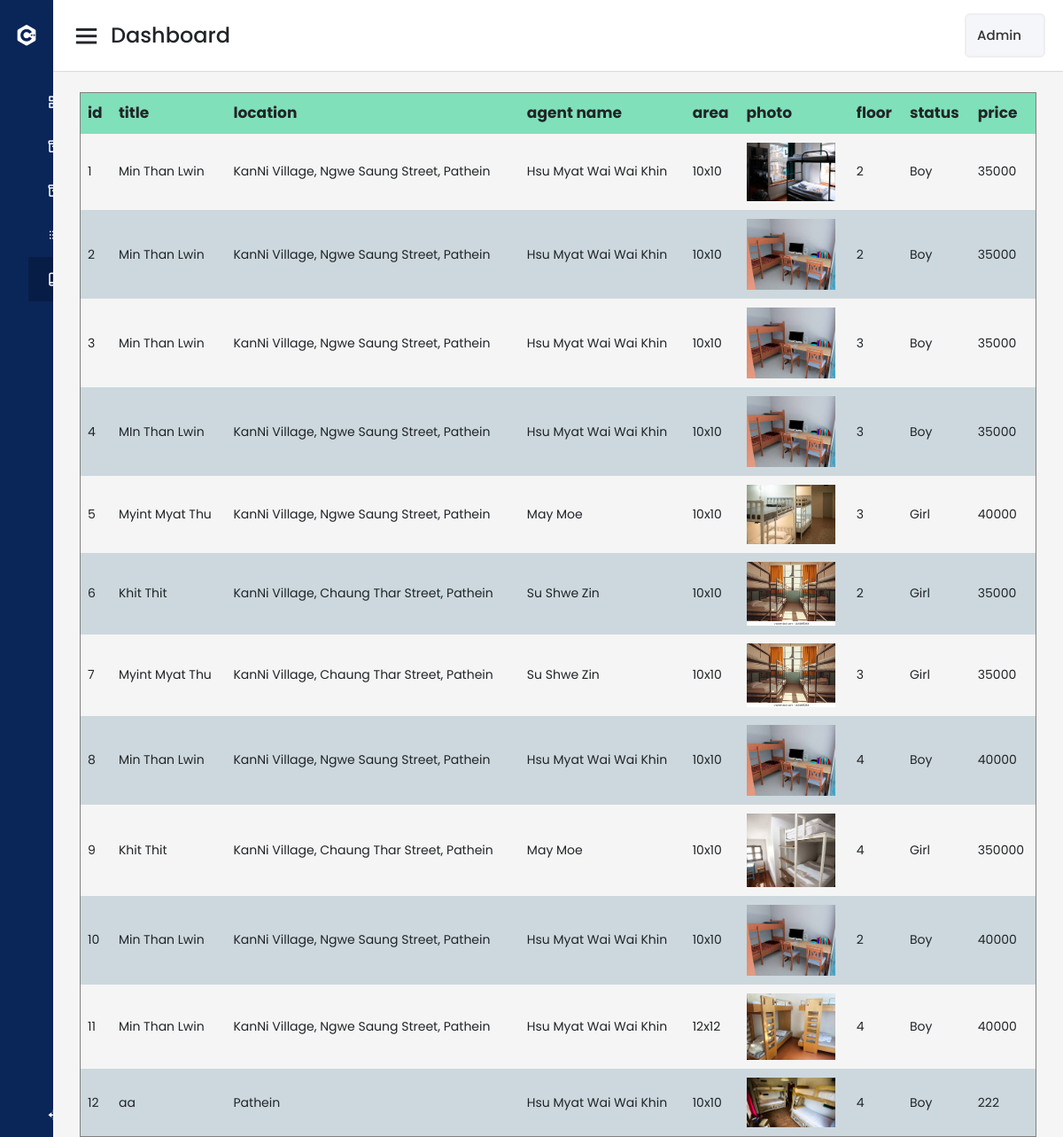
Page /admin_rentedPost.php on the committed database.
### tables this page shows
CREATE TABLE `property` (
  `property_id` int(11) NOT NULL,
  `title` varchar(50) NOT NULL,
  `location` varchar(300) NOT NULL,
  `status` varchar(30) NOT NULL,
  `area` varchar(50) NOT NULL,
  `price` int(30) NOT NULL,
  `agent_id` int(11) NOT NULL,
  `floor` varchar(30) NOT NULL,
  `photo` mediumblob NOT NULL,
  `property_status` varchar(30) NOT NULL,
  `description` mediumtext NOT NULL
);

CREATE TABLE `agent` (
  `agent_id` int(11) NOT NULL,
  `name` varchar(50) NOT NULL,
  `email` varchar(50) NOT NULL,
  `password` varchar(30) NOT NULL,
  `address` varchar(500) NOT NULL,
  `agent_status` varchar(10) NOT NULL,
  `photo` mediumblob NOT NULL,
  `phone` varchar(11) NOT NULL,
  `description` mediumtext NOT NULL
);

### admin_rentedPost.php (the view, shortened to what this page needs)
<!DOCTYPE html>
<html lang="en" dir="ltr">
  <head>
    <link href="assets/css/agent-style.css" rel="stylesheet">
    <link href="assets/vendor/bootstrap/css/bootstrap.min.css" rel="stylesheet">
    <link href='https://unpkg.com/boxicons@2.0.7/css/boxicons.min.css' rel='stylesheet'>
   </head>
<body>
  <div class="sidebar">
    <div class="logo-details">
      <i class='bx bxl-c-plus-plus'></i>
      <span class="logo_name">UniAco</span>
    </div>
      <ul class="nav-links">
        <li>
          <a href="admin_dashboard.php">
            <span class="links_name">Dashboard</span>
          </a>
        </li>
        <li>
          <a href="agentList.php">
            <span class="links_name">Agent Lists</span>
          </a>
        </li>
        <li>
          <a href="admin_acceptedPost.php">
            <span class="links_name">Accepted Posts</span>
          </a>
        </li>
        <li>
          <a href="admin_pendingPost.php">
            <span class="links_name">Pending Posts</span>
          </a>
        </li>
        <li>
          <a href="admin_rentedPost.php" class="active">
            <span class="links_name">Rented Posts</span>
          </a>
        </li>
        <li class="log_out">
          <a href="admin_login.php">
            <span class="links_name">Log out</span>
          </a>
        </li>
      </ul>
  </div>
  <section class="home-section">
    <nav>
      <div class="sidebar-button">
        <i class='bx bx-menu sidebarBtn'></i>
        <span class="dashboard">Dashboard</span>
      </div>
      <div class="profile-details">
        <span class="admin_name">Admin</span>
      </div>
    </nav>
    <div class="home-content">
    <?php
      $servername="localhost";
      $username="root";
      $password="";
      $dbname="hosteldb";
      $con=new PDO("mysql:host=$servername;port=4306;dbname=$dbname",$username,$password);
      $con->setAttribute(PDO::ATTR_ERRMODE, PDO::ERRMODE_EXCEPTION);
      $sql = "SELECT * FROM property WHERE property_status='R'";
      $stmt= $con->query($sql);
      ?>
      <table border="1" id="view">
        <thead>
          <tr>
            <th>id</th>
            <th>title</th>
            <th>location</th>
            <th>agent name</th>
            <th>area</th>
            <th>photo</th>
            <th>floor</th>
            <th>status</th>
            <th>price</th>
          </tr>
        </thead>
        <tbody>
          <?php
          $count=0;
          while ($result= $stmt->fetch()){
            $count++;
              ?>
                <tr>
                  <td><?php echo $count;?></td>
                  <td><?php echo $result['title'];?></td>
                  <td><?php echo $result['location'];?></td>
                  <?php
                     $agent_id=$result['agent_id'];
                     $sql1 = "SELECT * FROM agent WHERE agent_id=$agent_id";
                     $stmt1= $con->query($sql1);
                     while($result1= $stmt1->fetch()){
                      ?>
                        <td><?php echo $result1['name'];?></td>
                      <?php
                     }
                   ?>
                  <td><?php echo $result['area'];?></td>
                   <td><img style="width: 100px;" src="images/<?php echo $result['photo'];?>"></td>
                  <td><?php echo $result['floor'];?></td>
                  <td><?php echo $result['status'];?></td>
                  <td><?php echo $result['price'];?></td>
                </tr>
              <?php
          } ?>
        </tbody>
      </table>
    </div>
  </section>
</body>
</html>

### assets/css/agent-style.css (style rules this page uses)
* { margin: 0; padding: 0; box-sizing: border-box; font-family: 'Poppins', sans-serif; }
.sidebar { position: fixed; height: 100%; width: 240px; background: #0A2558; transition: all 0.5s ease; }
.sidebar .logo-details { height: 80px; display: flex; align-items: center; }
.sidebar .logo-details i { font-size: 28px; font-weight: 500; color: #fff; min-width: 60px; text-align: center }
.sidebar .logo-details .logo_name { color: #fff; font-size: 24px; font-weight: 500; }
.sidebar .nav-links { margin-top: 10px; }
.sidebar .nav-links li { position: relative; list-style: none; height: 50px; }
.sidebar .nav-links li a { height: 100%; width: 100%; display: flex; align-items: center; text-decoration: none; transition: all 0.4s ease; }
.sidebar .nav-links li a.active { background: #081D45; }
.sidebar .nav-links li a .links_name { color: #fff; font-size: 15px; font-weight: 400; white-space: nowrap; }
.sidebar .nav-links .log_out { position: absolute; bottom: 0; width: 100%; }
.home-section { position: relative; background: #f5f5f5; min-height: 100vh; width: calc(100% - 240px); left: 240px; transition: all 0.5s ease; }
.home-section nav { display: flex; justify-content: space-between; height: 80px; background: #fff; display: flex; align-items: center; position: fixed; width: calc(100% - 240px); left: 240px; z-index: 100; padding: 0 20px; box-shadow: 0 1px 1px rgba(0, 0, 0, 0.1); transition: all 0.5s ease; }
.home-section nav .sidebar-button { display: flex; align-items: center; font-size: 24px; font-weight: 500; }
nav .sidebar-button i { font-size: 35px; margin-right: 10px; }
.home-section nav .profile-details { display: flex; align-items: center; background: #F5F6FA; border: 2px solid #EFEEF1; border-radius: 6px; height: 50px; min-width: 50px; padding: 0 15px 0 2px; }
nav .profile-details .admin_name { font-size: 15px; font-weight: 500; color: #333; margin: 0 10px; white-space: nowrap; }
.home-section .home-content { position: relative; padding-top: 104px; }
@media (max-width: 1240px) { .sidebar { width: 60px; } }
@media (max-width: 1240px) { .home-section { width: calc(100% - 60px); left: 60px; } }
@media (max-width: 1240px) { .home-section nav { width: calc(100% - 60px); left: 60px; } }
.home-content { margin: 0 30px; }
table { width: 100%; }
thead tr { background-color: #80e0b9; }
tr:nth-child(even) { background-color: #ccd8dd; }
tr td { max-width: 400px; padding: 10px 8px; font-size: 14px; }
tr th { max-width: 400px; padding: 10px 8px; font-size: 17px; }

### rows in the picture
property: title "Min Than Lwin", location "KanNi Village, Ngwe Saung Street, Pathein", area "10x10", photo (picture), floor "2", status "Boy", price "35000"
agent: name "Hsu Myat Wai Wai Khin"
property: title "Min Than Lwin", location "KanNi Village, Ngwe Saung Street, Pathein", area "10x10", photo (picture), floor "2", status "Boy", price "35000"
property: title "Min Than Lwin", location "KanNi Village, Ngwe Saung Street, Pathein", area "10x10", photo (picture), floor "3", status "Boy", price "35000"
property: title "MIn Than Lwin", location "KanNi Village, Ngwe Saung Street, Pathein", area "10x10", photo (picture), floor "3", status "Boy", price "35000"
property: title "Myint Myat Thu", location "KanNi Village, Ngwe Saung Street, Pathein", area "10x10", photo (picture), floor "3", status "Girl", price "40000"
agent: name "May Moe"
property: title "Khit Thit", location "KanNi Village, Chaung Thar Street, Pathein", area "10x10", photo (picture), floor "2", status "Girl", price "35000"
agent: name "Su Shwe Zin"
property: title "Myint Myat Thu", location "KanNi Village, Chaung Thar Street, Pathein", area "10x10", photo (picture), floor "3", status "Girl", price "35000"
property: title "Min Than Lwin", location "KanNi Village, Ngwe Saung Street, Pathein", area "10x10", photo (picture), floor "4", status "Boy", price "40000"
property: title "Khit Thit", location "KanNi Village, Chaung Thar Street, Pathein", area "10x10", photo (picture), floor "4", status "Girl", price "350000"
property: title "Min Than Lwin", location "KanNi Village, Ngwe Saung Street, Pathein", area "10x10", photo (picture), floor "2", status "Boy", price "40000"
property: title "Min Than Lwin", location "KanNi Village, Ngwe Saung Street, Pathein", area "12x12", photo (picture), floor "4", status "Boy", price "40000"
property: title "aa", location "Pathein", area "10x10", photo (picture), floor "4", status "Boy", price "222"
